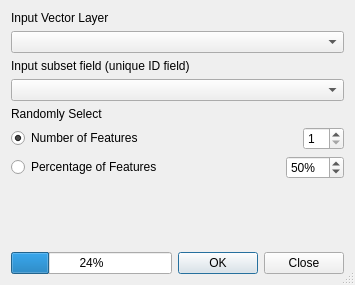
<?xml version="1.0" encoding="UTF-8"?>
<ui version="4.0">
 <class>Dialog</class>
 <widget class="QDialog" name="Dialog">
  <property name="geometry">
   <rect>
    <x>0</x>
    <y>0</y>
    <width>355</width>
    <height>285</height>
   </rect>
  </property>
  <property name="windowTitle">
   <string>Random Selection From Within Subsets</string>
  </property>
  <property name="sizeGripEnabled">
   <bool>true</bool>
  </property>
  <layout class="QGridLayout" name="gridLayout">
   <item row="0" column="0" colspan="2">
    <layout class="QVBoxLayout">
     <item>
      <widget class="QLabel" name="label_3">
       <property name="text">
        <string>Input Vector Layer</string>
       </property>
      </widget>
     </item>
     <item>
      <widget class="QComboBox" name="inShape"/>
     </item>
    </layout>
   </item>
   <item row="1" column="0" colspan="2">
    <layout class="QVBoxLayout">
     <item>
      <widget class="QLabel" name="label_4">
       <property name="text">
        <string>Input subset field (unique ID field)</string>
       </property>
      </widget>
     </item>
     <item>
      <widget class="QComboBox" name="inField"/>
     </item>
    </layout>
   </item>
   <item row="2" column="0" colspan="2">
    <layout class="QVBoxLayout">
     <item>
      <layout class="QVBoxLayout">
       <item>
        <widget class="QLabel" name="label_2">
         <property name="text">
          <string>Randomly Select</string>
         </property>
        </widget>
       </item>
       <item>
        <layout class="QHBoxLayout">
         <item>
          <widget class="QRadioButton" name="rdoNumber">
           <property name="text">
            <string>Number of Features</string>
           </property>
           <property name="checked">
            <bool>true</bool>
           </property>
          </widget>
         </item>
         <item>
          <spacer>
           <property name="orientation">
            <enum>Qt::Horizontal</enum>
           </property>
           <property name="sizeHint" stdset="0">
            <size>
             <width>40</width>
             <height>20</height>
            </size>
           </property>
          </spacer>
         </item>
         <item>
          <widget class="QSpinBox" name="spnNumber">
           <property name="minimum">
            <number>1</number>
           </property>
          </widget>
         </item>
        </layout>
       </item>
      </layout>
     </item>
     <item>
      <layout class="QHBoxLayout">
       <item>
        <widget class="QRadioButton" name="rdoPercent">
         <property name="text">
          <string>Percentage of Features</string>
         </property>
        </widget>
       </item>
       <item>
        <spacer>
         <property name="orientation">
          <enum>Qt::Horizontal</enum>
         </property>
         <property name="sizeHint" stdset="0">
          <size>
           <width>40</width>
           <height>20</height>
          </size>
         </property>
        </spacer>
       </item>
       <item>
        <widget class="QSpinBox" name="spnPercent">
         <property name="suffix">
          <string>%</string>
         </property>
         <property name="prefix">
          <string/>
         </property>
         <property name="minimum">
          <number>1</number>
         </property>
         <property name="maximum">
          <number>100</number>
         </property>
         <property name="value">
          <number>50</number>
         </property>
        </widget>
       </item>
      </layout>
     </item>
    </layout>
   </item>
   <item row="3" column="0" colspan="2">
    <spacer>
     <property name="orientation">
      <enum>Qt::Vertical</enum>
     </property>
     <property name="sizeHint" stdset="0">
      <size>
       <width>20</width>
       <height>20</height>
      </size>
     </property>
    </spacer>
   </item>
   <item row="4" column="0">
    <widget class="QProgressBar" name="progressBar">
     <property name="value">
      <number>24</number>
     </property>
     <property name="alignment">
      <set>Qt::AlignCenter</set>
     </property>
     <property name="textVisible">
      <bool>true</bool>
     </property>
    </widget>
   </item>
   <item row="4" column="1">
    <widget class="QDialogButtonBox" name="buttonBox_2">
     <property name="orientation">
      <enum>Qt::Horizontal</enum>
     </property>
     <property name="standardButtons">
      <set>QDialogButtonBox::Close|QDialogButtonBox::Ok</set>
     </property>
    </widget>
   </item>
  </layout>
 </widget>
 <resources/>
 <connections>
  <connection>
   <sender>buttonBox_2</sender>
   <signal>accepted()</signal>
   <receiver>Dialog</receiver>
   <slot>accept()</slot>
   <hints>
    <hint type="sourcelabel">
     <x>133</x>
     <y>273</y>
    </hint>
    <hint type="destinationlabel">
     <x>215</x>
     <y>290</y>
    </hint>
   </hints>
  </connection>
  <connection>
   <sender>buttonBox_2</sender>
   <signal>rejected()</signal>
   <receiver>Dialog</receiver>
   <slot>close()</slot>
   <hints>
    <hint type="sourcelabel">
     <x>59</x>
     <y>273</y>
    </hint>
    <hint type="destinationlabel">
     <x>132</x>
     <y>239</y>
    </hint>
   </hints>
  </connection>
 </connections>
</ui>
